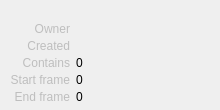
<?xml version="1.0" encoding="UTF-8"?>
<ui version="4.0">
 <class>Form</class>
 <widget class="QWidget" name="Form">
  <property name="geometry">
   <rect>
    <x>0</x>
    <y>0</y>
    <width>220</width>
    <height>110</height>
   </rect>
  </property>
  <property name="minimumSize">
   <size>
    <width>220</width>
    <height>110</height>
   </size>
  </property>
  <property name="windowTitle">
   <string>Form</string>
  </property>
  <property name="styleSheet">
   <string notr="true"/>
  </property>
  <layout class="QVBoxLayout" name="verticalLayout">
   <property name="spacing">
    <number>3</number>
   </property>
   <property name="leftMargin">
    <number>5</number>
   </property>
   <property name="topMargin">
    <number>5</number>
   </property>
   <property name="rightMargin">
    <number>5</number>
   </property>
   <property name="bottomMargin">
    <number>0</number>
   </property>
   <item>
    <layout class="QHBoxLayout" name="horizontalLayout_4">
     <property name="topMargin">
      <number>0</number>
     </property>
     <item>
      <widget class="QLabel" name="label_4">
       <property name="minimumSize">
        <size>
         <width>13</width>
         <height>13</height>
        </size>
       </property>
       <property name="maximumSize">
        <size>
         <width>13</width>
         <height>13</height>
        </size>
       </property>
       <property name="text">
        <string/>
       </property>
       <property name="pixmap">
        <pixmap>../images/animation.png</pixmap>
       </property>
       <property name="scaledContents">
        <bool>true</bool>
       </property>
      </widget>
     </item>
     <item>
      <widget class="QLabel" name="name">
       <property name="font">
        <font>
         <pointsize>9</pointsize>
         <weight>75</weight>
         <bold>true</bold>
        </font>
       </property>
       <property name="text">
        <string/>
       </property>
      </widget>
     </item>
    </layout>
   </item>
   <item>
    <layout class="QHBoxLayout" name="horizontalLayout_9">
     <property name="spacing">
      <number>6</number>
     </property>
     <property name="topMargin">
      <number>0</number>
     </property>
     <item>
      <widget class="QLabel" name="label_13">
       <property name="enabled">
        <bool>false</bool>
       </property>
       <property name="sizePolicy">
        <sizepolicy hsizetype="Fixed" vsizetype="Expanding">
         <horstretch>0</horstretch>
         <verstretch>0</verstretch>
        </sizepolicy>
       </property>
       <property name="minimumSize">
        <size>
         <width>65</width>
         <height>0</height>
        </size>
       </property>
       <property name="maximumSize">
        <size>
         <width>65</width>
         <height>500</height>
        </size>
       </property>
       <property name="text">
        <string>Owner</string>
       </property>
       <property name="alignment">
        <set>Qt::AlignRight|Qt::AlignTop|Qt::AlignTrailing</set>
       </property>
      </widget>
     </item>
     <item>
      <widget class="QLabel" name="owner">
       <property name="enabled">
        <bool>true</bool>
       </property>
       <property name="sizePolicy">
        <sizepolicy hsizetype="Expanding" vsizetype="Expanding">
         <horstretch>0</horstretch>
         <verstretch>0</verstretch>
        </sizepolicy>
       </property>
       <property name="minimumSize">
        <size>
         <width>0</width>
         <height>0</height>
        </size>
       </property>
       <property name="maximumSize">
        <size>
         <width>16777215</width>
         <height>16777215</height>
        </size>
       </property>
       <property name="styleSheet">
        <string notr="true"/>
       </property>
       <property name="text">
        <string/>
       </property>
       <property name="alignment">
        <set>Qt::AlignLeading|Qt::AlignLeft|Qt::AlignTop</set>
       </property>
       <property name="wordWrap">
        <bool>true</bool>
       </property>
      </widget>
     </item>
    </layout>
   </item>
   <item>
    <layout class="QHBoxLayout" name="horizontalLayout_11">
     <property name="spacing">
      <number>6</number>
     </property>
     <property name="topMargin">
      <number>0</number>
     </property>
     <item>
      <widget class="QLabel" name="label_14">
       <property name="enabled">
        <bool>false</bool>
       </property>
       <property name="sizePolicy">
        <sizepolicy hsizetype="Fixed" vsizetype="Expanding">
         <horstretch>0</horstretch>
         <verstretch>0</verstretch>
        </sizepolicy>
       </property>
       <property name="minimumSize">
        <size>
         <width>65</width>
         <height>0</height>
        </size>
       </property>
       <property name="maximumSize">
        <size>
         <width>65</width>
         <height>500</height>
        </size>
       </property>
       <property name="text">
        <string>Created</string>
       </property>
       <property name="alignment">
        <set>Qt::AlignRight|Qt::AlignTop|Qt::AlignTrailing</set>
       </property>
      </widget>
     </item>
     <item>
      <widget class="QLabel" name="created">
       <property name="enabled">
        <bool>true</bool>
       </property>
       <property name="sizePolicy">
        <sizepolicy hsizetype="Expanding" vsizetype="Expanding">
         <horstretch>0</horstretch>
         <verstretch>0</verstretch>
        </sizepolicy>
       </property>
       <property name="minimumSize">
        <size>
         <width>0</width>
         <height>0</height>
        </size>
       </property>
       <property name="maximumSize">
        <size>
         <width>16777215</width>
         <height>16777215</height>
        </size>
       </property>
       <property name="styleSheet">
        <string notr="true"/>
       </property>
       <property name="text">
        <string/>
       </property>
       <property name="alignment">
        <set>Qt::AlignLeading|Qt::AlignLeft|Qt::AlignTop</set>
       </property>
       <property name="wordWrap">
        <bool>true</bool>
       </property>
      </widget>
     </item>
    </layout>
   </item>
   <item>
    <layout class="QHBoxLayout" name="horizontalLayout_32">
     <property name="spacing">
      <number>6</number>
     </property>
     <property name="topMargin">
      <number>0</number>
     </property>
     <item>
      <widget class="QLabel" name="scene_dur_end_label_3">
       <property name="enabled">
        <bool>false</bool>
       </property>
       <property name="minimumSize">
        <size>
         <width>65</width>
         <height>0</height>
        </size>
       </property>
       <property name="maximumSize">
        <size>
         <width>60</width>
         <height>16777215</height>
        </size>
       </property>
       <property name="text">
        <string>Contains</string>
       </property>
       <property name="alignment">
        <set>Qt::AlignRight|Qt::AlignTop|Qt::AlignTrailing</set>
       </property>
      </widget>
     </item>
     <item>
      <widget class="QLabel" name="contains">
       <property name="enabled">
        <bool>true</bool>
       </property>
       <property name="text">
        <string>0</string>
       </property>
       <property name="alignment">
        <set>Qt::AlignLeading|Qt::AlignLeft|Qt::AlignTop</set>
       </property>
      </widget>
     </item>
    </layout>
   </item>
   <item>
    <layout class="QHBoxLayout" name="horizontalLayout_29">
     <property name="spacing">
      <number>6</number>
     </property>
     <property name="topMargin">
      <number>0</number>
     </property>
     <item>
      <widget class="QLabel" name="scene_dur_start_label_2">
       <property name="enabled">
        <bool>false</bool>
       </property>
       <property name="minimumSize">
        <size>
         <width>65</width>
         <height>0</height>
        </size>
       </property>
       <property name="maximumSize">
        <size>
         <width>60</width>
         <height>16777215</height>
        </size>
       </property>
       <property name="text">
        <string>Start frame</string>
       </property>
       <property name="alignment">
        <set>Qt::AlignRight|Qt::AlignTop|Qt::AlignTrailing</set>
       </property>
      </widget>
     </item>
     <item>
      <widget class="QLabel" name="start">
       <property name="enabled">
        <bool>true</bool>
       </property>
       <property name="text">
        <string>0</string>
       </property>
      </widget>
     </item>
    </layout>
   </item>
   <item>
    <layout class="QHBoxLayout" name="horizontalLayout_30">
     <property name="spacing">
      <number>6</number>
     </property>
     <property name="topMargin">
      <number>0</number>
     </property>
     <item>
      <widget class="QLabel" name="scene_dur_end_label_2">
       <property name="enabled">
        <bool>false</bool>
       </property>
       <property name="minimumSize">
        <size>
         <width>65</width>
         <height>0</height>
        </size>
       </property>
       <property name="maximumSize">
        <size>
         <width>60</width>
         <height>16777215</height>
        </size>
       </property>
       <property name="text">
        <string>End frame</string>
       </property>
       <property name="alignment">
        <set>Qt::AlignRight|Qt::AlignTop|Qt::AlignTrailing</set>
       </property>
      </widget>
     </item>
     <item>
      <widget class="QLabel" name="end">
       <property name="enabled">
        <bool>true</bool>
       </property>
       <property name="text">
        <string>0</string>
       </property>
       <property name="alignment">
        <set>Qt::AlignLeading|Qt::AlignLeft|Qt::AlignTop</set>
       </property>
      </widget>
     </item>
    </layout>
   </item>
   <item>
    <spacer name="verticalSpacer">
     <property name="orientation">
      <enum>Qt::Vertical</enum>
     </property>
     <property name="sizeHint" stdset="0">
      <size>
       <width>0</width>
       <height>2000</height>
      </size>
     </property>
    </spacer>
   </item>
  </layout>
  <zorder>verticalSpacer</zorder>
  <zorder></zorder>
  <zorder></zorder>
  <zorder></zorder>
 </widget>
 <resources/>
 <connections/>
 <slots>
  <slot>apply()</slot>
  <slot>edit()</slot>
  <slot>showControls()</slot>
 </slots>
</ui>
